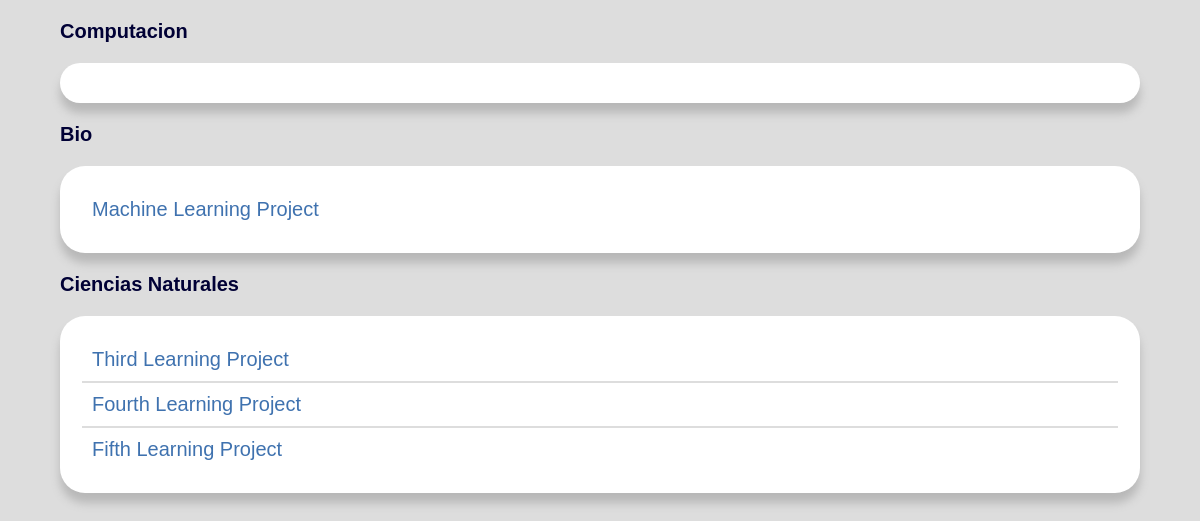
Screenshot of /ver_proyectos.php with the database file from the repository.
### tables this page shows
CREATE TABLE r_categorias(
	id_categoria INT NOT NULL AUTO_INCREMENT PRIMARY KEY,
   nombre VARCHAR(50)
);

CREATE TABLE r_proyectos(
   id_proyecto INT NOT NULL AUTO_INCREMENT PRIMARY KEY,	
   poster VARCHAR(100),
   description TEXT,
   estatus BOOL,
   nombre VARCHAR(100),
   video VARCHAR(100),
   fecha_registro DATETIME,
   id_uf VARCHAR(10),
   id_docente INT,
   id_edicion INT,
   id_categoria INT,
   id_nivel INT,
   premio INT,  
   FOREIGN KEY (id_uf)
   REFERENCES r_ufs(id_uf)
   ON DELETE RESTRICT
   ON UPDATE CASCADE,
   FOREIGN KEY (id_docente)
   REFERENCES r_docentes(id_docente)
   ON DELETE RESTRICT
   ON UPDATE CASCADE,
   FOREIGN KEY (id_edicion)
   REFERENCES r_ediciones(id_edicion)
   ON DELETE RESTRICT
   ON UPDATE CASCADE,
   FOREIGN KEY (id_categoria)
   REFERENCES r_categorias(id_categoria)
   ON DELETE RESTRICT
   ON UPDATE CASCADE,
   FOREIGN KEY (id_nivel)
   REFERENCES r_niveles_desarrollo(id_nivel)
   ON DELETE RESTRICT
   ON UPDATE CASCADE
);

### ver_proyectos.php (the view, shortened to what this page needs)
<!DOCTYPE html>
<html lang="en">
<head>
   <link rel="stylesheet" href="CSS/style.css">
</head>
<body>
   <?php
      $pdo = Database::connect();
      $sql = 'SELECT *  FROM r_ediciones WHERE activa = 1';
      $q = $pdo->prepare($sql);
      $q->execute();
      $id_edicion = $q->fetch(PDO::FETCH_ASSOC)['id_edicion'];
      $sql = 'SELECT * FROM r_categorias ORDER BY id_categoria';
      foreach ($pdo->query($sql) as $row) {
         echo '<h1 class="label">'.$row['nombre'].'</h1>';
         echo '<div class = "container">';
         echo '<table class="general">';
         $sql = 'SELECT * FROM r_proyectos WHERE id_categoria = ? AND id_edicion = ?';
         $q = $pdo->prepare($sql);
         $q->execute(array($row['id_categoria'], $id_edicion));
         $proyectos = $q->fetchAll(PDO::FETCH_ASSOC);
         foreach ($proyectos as $row) {
            echo '<tr>';
            echo '<td>';
            echo '<a class="link" href="proyecto.php?id_proyecto='.$row['id_proyecto'].'">'. $row['nombre'] .'</a>';
            echo '</td>';
            echo '</tr>';
         }
         echo '</table>';
         echo '</div>';
      }
   ?>
</body>
</html>

### CSS/style.css (style rules this page uses)
:root { --background: #f5f5f5; --main: #112d4e; --wordaccent1: #3f72af; --wordaccentbg1: #dbe2ef; --wordaccent2: #1687a7; --backgroundR: #dddddd; --mainR: #000035; --wordaccent1R: #00bdff; --wordaccentbg1R: white; --wordaccent2R: #00a2dd; }
* { box-sizing: border-box; margin: 0; padding: 0; font-family: "Gellix", sans-serif; font-size: 20px; }
.general tr { display: flex; justify-content: space-between; border: solid; border-color: var(--backgroundR); border-width: 1px 0; }
.general tr:first-child { border-top: none; }
.general tr:last-child { border-bottom: none; }
.general td { padding: 10px; }
body { background-color: var(--backgroundR); }
h1 { color: var(--mainR); }
.container { display: grid; background: #ffffff; margin-top: 20px; margin-left: 5%; margin-right: 5%; margin-bottom: 20px; border-radius: 25px; padding: 20px; box-shadow: 0px 10px 10px #b8b8b8; }
.label { margin-top: 20px; margin-left: 5%; margin-right: 5%; }
.link { color: var(--wordaccent1); text-decoration: none; }

### rows the page displays
r_categorias: nombre "Computacion"
r_categorias: nombre "Bio"
r_proyectos: nombre "Machine Learning Project"
r_categorias: nombre "Ciencias Naturales"
r_proyectos: nombre "Third Learning Project"
r_proyectos: nombre "Fourth Learning Project"
r_proyectos: nombre "Fifth Learning Project"
